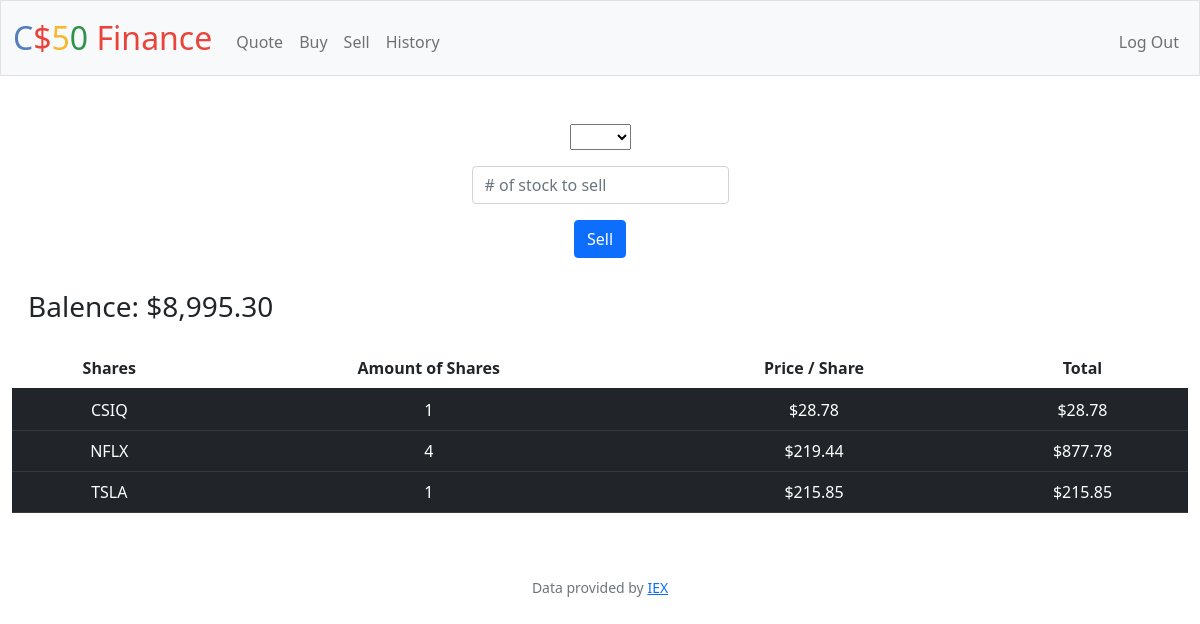
The app's page /sell (signed in), older data.
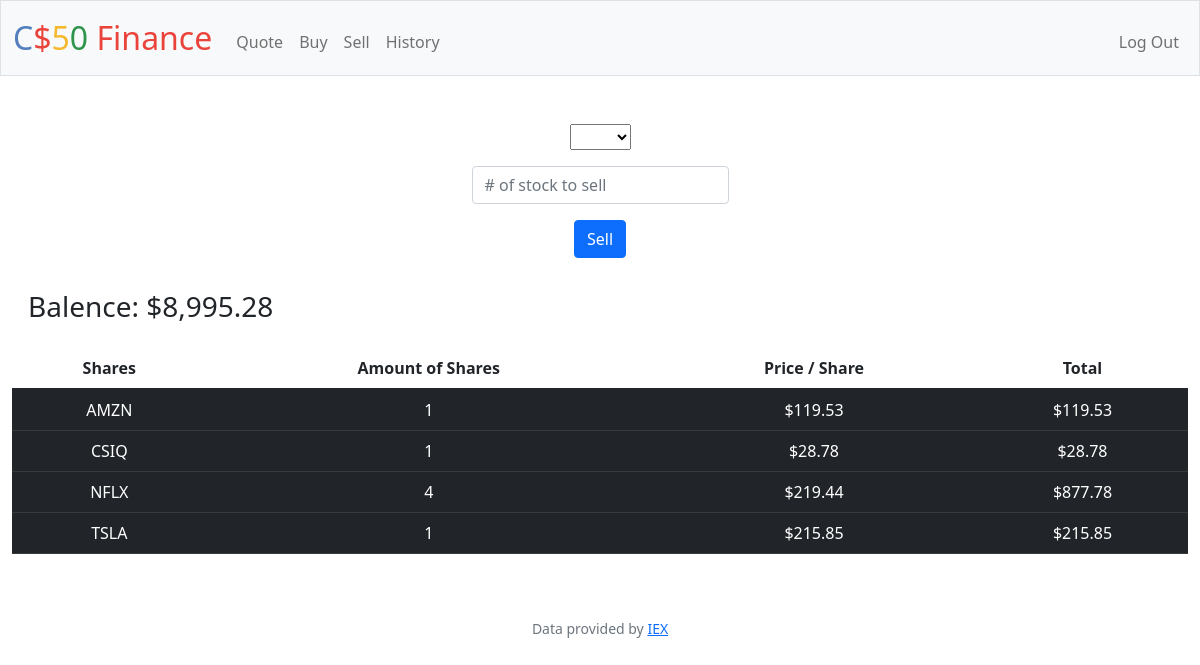
The same page, newer data.
### tables this page shows
CREATE TABLE 'users' (id INTEGER PRIMARY KEY AUTOINCREMENT NOT NULL, username TEXT NOT NULL, hash TEXT NOT NULL,'cash' NUMERIC NOT NULL DEFAULT 10000.00);

CREATE TABLE 'Purchases' ('symbol' TEXT, 'shares' INTEGER, 'price' REAL, 'id'  INTEGER PRIMARY KEY  , 'user_id' INTEGER, 'type' TEXT);

### app.py (the view, shortened to what this page needs)
@app.route("/sell", methods=["GET", "POST"])
@login_required
def sell():
    if request.method == "GET":
        user_id = session["user_id"]
        purchases_db = db.execute("SELECT symbol, SUM(SHARES) AS shares, price FROM purchases WHERE user_id = ? AND shares >= 1 AND type = 'BUY' GROUP BY symbol", user_id)
        cash_db = db.execute("SELECT cash FROM users WHERE id = ?", user_id)
        cash = (cash_db[0]["cash"])
        symbols_user = db.execute("SELECT symbol FROM purchases WHERE user_id = ? GROUP BY symbol HAVING SUM(shares) > 0", user_id)
        return render_template("sell.html", database=purchases_db, cash=cash, symbols = [row["symbol"] for row in symbols_user])

### app.py (called while the page is built)
@app.after_request
def after_request(response):
    response.headers["Cache-Control"] = "no-cache, no-store, must-revalidate"
    response.headers["Expires"] = 0
    response.headers["Pragma"] = "no-cache"
    return response

### helpers.py (called while the page is built)
def login_required(f):
    @wraps(f)
    def decorated_function(*args, **kwargs):
        if session.get("user_id") is None:
            return redirect("/login")
        return f(*args, **kwargs)
    return decorated_function

def usd(value):
    return f"${value:,.2f}"

### templates/sell.html (shortened to what this page needs)
{% extends "layout.html" %}
{% block main %}
    <form action="/sell" method="post">
        <div class="mb-3">
            <select name="symbol" id="cars">
                {% for symbol in symbols %}
                    <option value="{{ symbol }}">{{ symbol }}</option>
                {% endfor %}
            </select>
        </div>
        <div>
            <input class="form-control mx-auto w-auto" name="shares" placeholder="# of stock to sell" type="number" min="1">
        </div>
        <div>
            <button style="margin: 1rem;" class="btn btn-primary" type="submit">Sell</button>
        </div>
    </form>
<h3 style="float: left; padding: 1rem;">Balence: {{ cash | usd }} </h3>
<div class="section" >
 <table class="table table-striped-columns">
    <thead>
        <tr>
            <th scope="col">Shares</th>
            <th cope="col">Amount of Shares</th>
            <th scope="col">Price / Share</th>
            <th scope="col">Total</th>
        </tr>
    </thead>
    <tbody>
        {% for row in database %}
        <tr class="table-dark">
            <td class="table-dark"> {{ row["symbol"] }} </td>
            <td class="table-dark"> {{ row["shares"] }} </td>
            <td class="table-dark"> {{ row["price"] | usd }} </td>
            <td class="table-dark"> {{ (row["shares"] * row["price"]) | usd }} </td>
          </tr>
        {% endfor %}
    </tbody>
    </table>
 </div>
{% endblock %}

Row changes from the older to the newer data that the page shows:
changed users: cash "$8,995.30" → "$8,995.28"
added Purchases: symbol "AMZN", shares "1", price "$119.53", (row['shares']*row['price'])|usd "$119.53"
